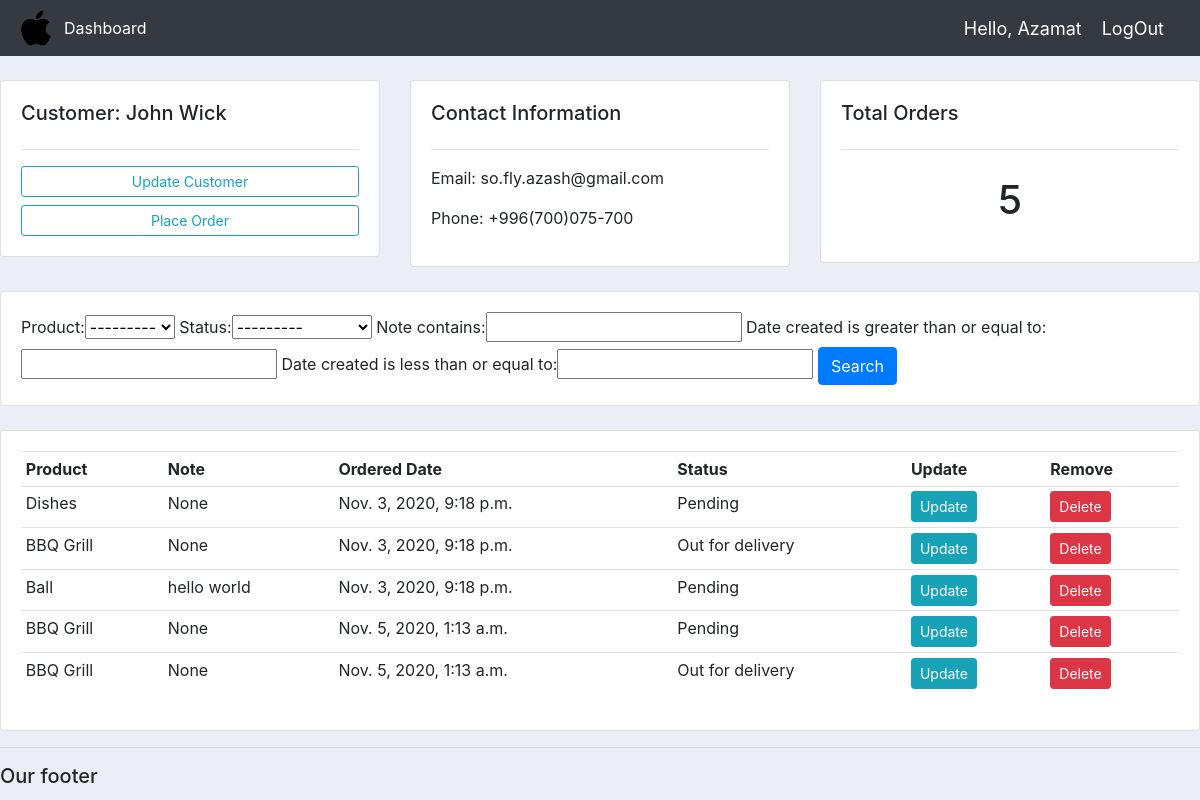
The app's page /customer/1/ (signed in) with its own data.
### accounts/models.py (models this page shows, shortened)
class Customer(models.Model):
    user = models.OneToOneField(User, null=True, blank=True, on_delete=models.CASCADE)
    name = models.CharField(max_length=255, null=True)
    phone = models.CharField(max_length=255, null=True)
    email = models.CharField(max_length=255, null=True)
    profile_pic = models.ImageField(default="profile.gif", null=True, blank=True)
    date_created = models.DateTimeField(auto_now_add=True, null=True)

class Order(models.Model):
    STATUS = (
        ('Pending', 'Pending'),
        ('Out for delivery', 'Out for delivery'),
        ('Delivered', 'Delivered'),
        )
    customer = models.ForeignKey(Customer, null=True, on_delete=models.SET_NULL)
    product = models.ForeignKey(Product, null=True, on_delete=models.SET_NULL)
    date_created = models.DateTimeField(auto_now_add=True, null=True)
    status = models.CharField(max_length=255, null=True, choices=STATUS)
    note = models.CharField(max_length=1000, null=True)

class Product(models.Model):
    CATEGORY = (
        ('indoor', 'Indoor'),
        ('Outdoor', 'Outdoor'),
        )
    name = models.CharField(max_length=255, null=True)
    price = models.FloatField(null=True)
    category = models.CharField(max_length=255, null=True, choices=CATEGORY)
    description = models.CharField(max_length=255, null=True, blank=True)
    date_created = models.DateTimeField(auto_now_add=True, null=True)
    tags = models.ManyToManyField(Tag)
    def __str__(self):
        return self.name

### accounts/decorators.py (the view)
        def wrapper_func(request, *args, **kwargs):
            group = None
            if request.user.groups.exists():
                group = request.user.groups.all()[0].name
            if group in allowed_roles:
                return view_func(request, *args, **kwargs)
            else:
                return HttpResponse('You are not authorized to view this page')
            return view_func(request, *args, **kwargs)

### accounts/views.py (called while the page is built)
@login_required(login_url='login')
@allowed_users(allowed_roles=['Admin'])  # this decorator does not permit others to see, except Admin group
def customer(request, pk):
    customer = Customer.objects.get(id=pk)
    orders = customer.order_set.all()
    orders_count = orders.count()
    myFilter = OrderFilter(request.GET, queryset=orders)
    orders = myFilter.qs
    context = {'customer': customer, 'orders': orders, 'orders_count': orders_count, 'myFilter': myFilter}
    return render(request, 'accounts/customer.html', context)

### accounts/templates/accounts/customer.html
{% extends 'accounts/main.html' %}
{% block content %}
    <br>
<div class="row">
    <div class="col-md">
        <div class="card card-body">
            <h5>Customer: {{customer.name}}</h5>
            <hr>
            <a class="btn btn-outline-info btn-sm btn-block" href="">Update Customer</a>
            <a class="btn btn-outline-info btn-sm btn-block" href="{% url 'create_order' customer.id %}">Place Order</a>
        </div>
    </div>
    <div class="col-md">
        <div class="card card-body">
            <h5>Contact Information</h5>
            <hr>
            <p>Email: {{ customer.email }} </p>
            <p>Phone: {{ customer.phone }}</p>
        </div>
    </div>
    <div class="col-md">
        <div class="card card-body">
            <h5>Total Orders</h5>
            <hr>
            <h1 style="text-align: center;padding: 10px">{{orders_count}}</h1>
        </div>
    </div>
</div>
<br>
<div class="row">
    <div class="col">
        <div class="card card-body">
            <form method="get">
                    {{ myFilter.form }}
                <button class="btn btn-primary" type="submit">Search</button>
            </form>
        </div>
    </div>
</div>
<br>
<div class="row">
    <div class="col-md">
        <div class="card card-body">
            <table class="table table-sm">
                <tr>
                    <th>Product</th>
                    <th>Note</th>
                    <th>Ordered Date</th>
                    <th>Status</th>
                    <th>Update</th>
                    <th>Remove</th>
                </tr>
                {% for order in orders %}
                <tr>
                    <td>{{ order.product }}</td>
                    <td>{{ order.note }}</td>
                    <td>{{ order.date_created }}</td>
                    <td>{{ order.status }}</td>
                    <td><a class="btn btn-sm btn-info" href="{% url 'update_order' order.id %}">Update</a></td>
                    <td><a class="btn btn-sm btn-danger" href="{% url 'delete_order' order.id %}">Delete</a></td>
                </tr>
                {% endfor %}
            </table>
        </div>
    </div>
</div>
{% endblock %}

### accounts/templates/accounts/navbar.html (shortened to what this page needs)
{% load static %}
<nav class="navbar navbar-expand-lg navbar-dark bg-dark">
  <img src="{% static 'images/logo.png' %}">
  <div class="collapse navbar-collapse" id="navbarNav">
    <ul class="navbar-nav">
      {% if request.user.is_staff %}
      <li class="nav-item active">
        <a class="nav-link" href="{% url 'home' %}">Dashboard</a>
      </li>
      {% else %}
      <li class="nav-item">
        <a class="nav-link" href="{% url 'products' %}">Products</a>
      </li>
      {% endif %}
    </ul>
  </div>
  <span class="hello-msg">Hello, {{ request.user }}</span>
  <span><a class="hello-msg" href="{% url 'logout' %}">LogOut</a></span>
</nav>

### static/css/main.css (style rules this page uses)
body { background-color: #ebeff5; }

### accounts/templates/accounts/navbar.html (style rules this page uses)
.hello-msg { font-size: 18px; color: #fff; margin-right: 20px; }

### records on screen
Customer: name "John Wick", email "so.fly.azash@gmail.com", phone "+996(700)075-700"
Order: product "Dishes", note "None", date_created "Nov. 3, 2020, 9:18 p.m.", status "Pending"
Order: product "BBQ Grill", note "None", date_created "Nov. 3, 2020, 9:18 p.m.", status "Out for delivery"
Order: product "Ball", note "hello world", date_created "Nov. 3, 2020, 9:18 p.m.", status "Pending"
Order: product "BBQ Grill", note "None", date_created "Nov. 5, 2020, 1:13 a.m.", status "Pending"
Order: product "BBQ Grill", note "None", date_created "Nov. 5, 2020, 1:13 a.m.", status "Out for delivery"

### other values on screen
{{ request.user }} "Azamat"
{{ orders_count }} "5"
